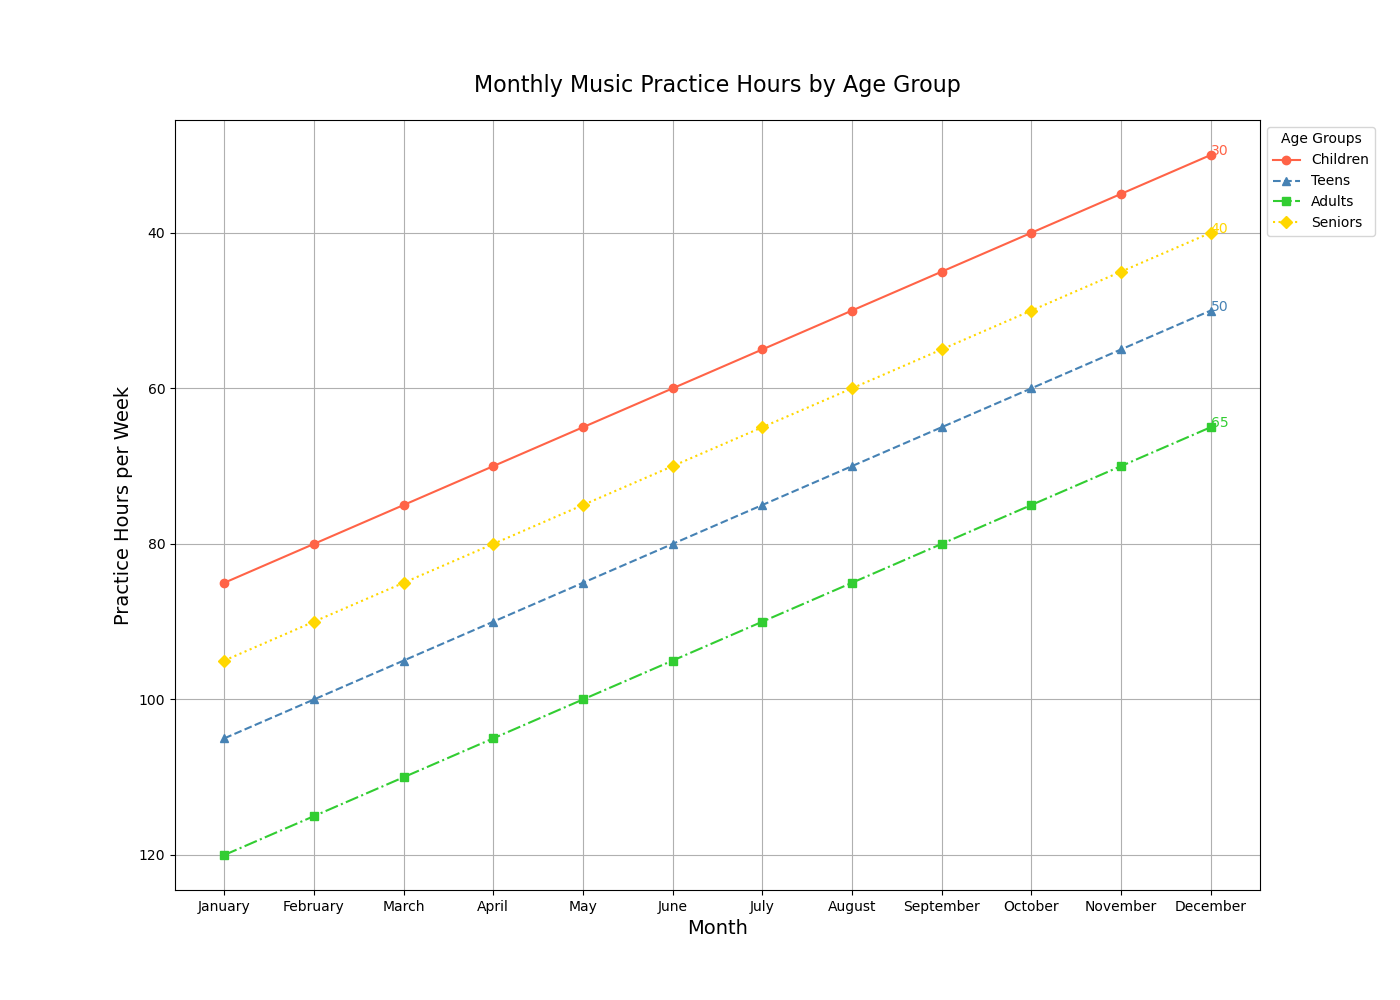

Recreate this plot in Python.

import matplotlib.pyplot as plt

# Data from the provided chart table
data = [
    {'Month': 'January', 'Children': 85, 'Teens': 105, 'Adults': 120, 'Seniors': 95},
    {'Month': 'February', 'Children': 80, 'Teens': 100, 'Adults': 115, 'Seniors': 90},
    {'Month': 'March', 'Children': 75, 'Teens': 95, 'Adults': 110, 'Seniors': 85},
    {'Month': 'April', 'Children': 70, 'Teens': 90, 'Adults': 105, 'Seniors': 80},
    {'Month': 'May', 'Children': 65, 'Teens': 85, 'Adults': 100, 'Seniors': 75},
    {'Month': 'June', 'Children': 60, 'Teens': 80, 'Adults': 95, 'Seniors': 70},
    {'Month': 'July', 'Children': 55, 'Teens': 75, 'Adults': 90, 'Seniors': 65},
    {'Month': 'August', 'Children': 50, 'Teens': 70, 'Adults': 85, 'Seniors': 60},
    {'Month': 'September', 'Children': 45, 'Teens': 65, 'Adults': 80, 'Seniors': 55},
    {'Month': 'October', 'Children': 40, 'Teens': 60, 'Adults': 75, 'Seniors': 50},
    {'Month': 'November', 'Children': 35, 'Teens': 55, 'Adults': 70, 'Seniors': 45},
    {'Month': 'December', 'Children': 30, 'Teens': 50, 'Adults': 65, 'Seniors': 40},
]

# Extracting month names for the x-axis
months = [entry['Month'] for entry in data]

# Plotting each age group's trend
plt.figure(figsize=(14, 10))
age_groups = list(data[0].keys())[1:]  # Get age group names skipping the 'Month' key

# Line style settings and markers for each age group
line_styles = ['-', '--', '-.', ':']
markers = ['o', '^', 's', 'D']
colors = ['#FF6347', '#4682B4', '#32CD32', '#FFD700']

for i, group in enumerate(age_groups):
    values = [entry[group] for entry in data]
    plt.plot(months, values, label=group, linestyle=line_styles[i % len(line_styles)], marker=markers[i % len(markers)], color=colors[i % len(colors)])
    # Adding annotation for the last data point
    plt.text(months[-1], values[-1], f'{values[-1]}', fontsize=10, color=colors[i % len(colors)])

# Adding titles and labels
plt.title('Monthly Music Practice Hours by Age Group', pad=20, fontsize=16)
plt.xlabel('Month', fontsize=14)
plt.ylabel('Practice Hours per Week', fontsize=14)

# Adding grid for readability
plt.grid(True)

# Adding a legend to identify the lines
plt.legend(title='Age Groups', loc='upper left', bbox_to_anchor=(1, 1))

# Invert the y-axis
plt.gca().invert_yaxis()

# Show the plot
plt.show()
